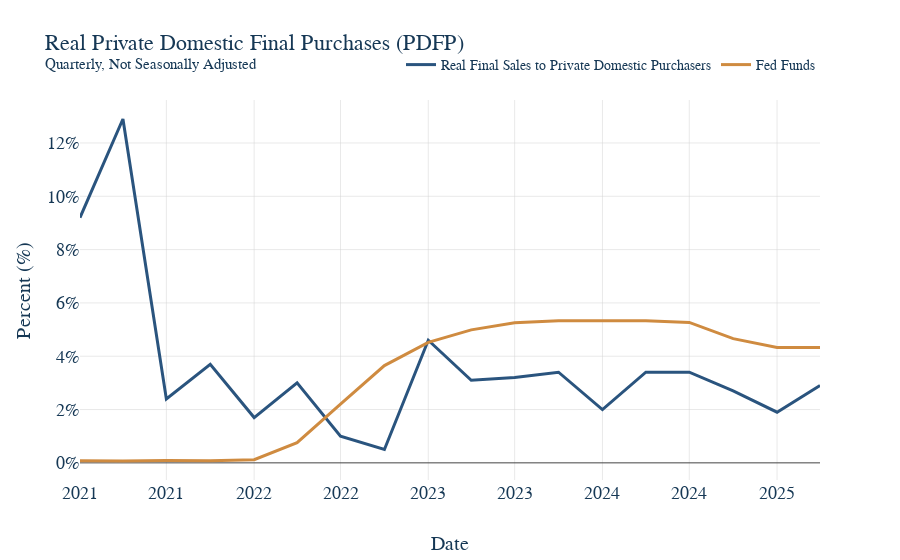

Write notebook code for a chart like this one.
### Markdown cell above
5. Now that all our data is ready, make the graph and have it save itself as a .html file to graph_output whenver the notebooks is rerun. The name of the file should exactly match the notebook name. For instance, this file "example.ipynb" produces the graph "example.html." Nice work, you made a graph!

### Code cell
# First make the figure
fig = go.Figure()


# Loop the columns of the dataframe and plot each as a separate trace
for col in joined_df.columns:
    fig.add_trace(
        go.Scatter(
            x=joined_df.index,
            y=joined_df[col],
            mode='lines',
            name=col
        )
    )

# Update the titles, using the html tage <sup> for a subtitle 
fig.update_layout(
    title = dict(text = 'Real Private Domestic Final Purchases (PDFP) <br><sup>Quarterly, Not Seasonally Adjusted </sup>',
    font = dict(size=22)
    ),
    xaxis_title="Date",
    yaxis_title="Percent (%)",
)

fig.update_layout(
    xaxis_title=dict(
        text="Date",
        font=dict(size=20)
    ),
)

fig.update_layout(
    yaxis_title=dict(
        text="Percent (%)",
        font=dict(size=20)
    ),
)


# This is graph specific, but here we want the y-axis to be percent signs 
fig.update_yaxes(
    tickformat=".2f%",
    ticksuffix="%"
)

# Again, graph specific, we have a mutliyear series and want tick marks to be years
fig.update_xaxes(
    type='date',
    tickformat='%Y',
)

fig.update_layout(
    legend=dict(
        font=dict(size=14)  # Default is usually 12-14
    )
)

#ut.add_end_labels(fig = fig)

# Show our figure (Dimensions may be off on different screen sizes)
fig.show()

# This should be the same for EVERY GRAPH!
# Save it to the graph_output folder with the name matching the file, as HTML
fig.write_html(GRAPH_OUTPUT_PATH / f"{GRAPH_NAME}.html")

### Figure 1 — Plotly figure (JSON) as saved in the notebook; plotly's stock layout.template omitted (floating-point values rounded to 4 significant figures)
{"data": [{"mode": "lines", "name": "Real Final Sales to Private Domestic Purchasers", "type": "scatter", "x": ["2021-01-01T00:00:00", "2021-04-01T00:00:00", "2021-07-01T00:00:00", "2021-10-01T00:00:00", "2022-01-01T00:00:00", "2022-04-01T00:00:00", "2022-07-01T00:00:00", "2022-10-01T00:00:00", "2023-01-01T00:00:00", "2023-04-01T00:00:00", "2023-07-01T00:00:00", "2023-10-01T00:00:00", "2024-01-01T00:00:00", "2024-04-01T00:00:00", "2024-07-01T00:00:00", "2024-10-01T00:00:00", "2025-01-01T00:00:00", "2025-04-01T00:00:00"], "y": [9.2, 12.9, 2.4, 3.7, 1.7, 3.0, 1.0, 0.5, 4.6, 3.1, 3.2, 3.4, 2.0, 3.4, 3.4, 2.7, 1.9, 2.9]}, {"mode": "lines", "name": "Fed Funds", "type": "scatter", "x": ["2021-01-01T00:00:00", "2021-04-01T00:00:00", "2021-07-01T00:00:00", "2021-10-01T00:00:00", "2022-01-01T00:00:00", "2022-04-01T00:00:00", "2022-07-01T00:00:00", "2022-10-01T00:00:00", "2023-01-01T00:00:00", "2023-04-01T00:00:00", "2023-07-01T00:00:00", "2023-10-01T00:00:00", "2024-01-01T00:00:00", "2024-04-01T00:00:00", "2024-07-01T00:00:00", "2024-10-01T00:00:00", "2025-01-01T00:00:00", "2025-04-01T00:00:00"], "y": [0.08, 0.07, 0.09, 0.08, 0.12, 0.76, 2.2, 3.65, 4.52, 4.99, 5.26, 5.33, 5.33, 5.33, 5.27, 4.66, 4.33, 4.33]}], "layout": {"legend": {"font": {"size": 14}}, "title": {"font": {"size": 22}, "text": "Real Private Domestic Final Purchases (PDFP) <br><sup>Quarterly, Not Seasonally Adjusted </sup>"}, "xaxis": {"tickformat": "%Y", "title": {"font": {"size": 20}, "text": "Date"}, "type": "date"}, "yaxis": {"tickformat": ".2f%", "ticksuffix": "%", "title": {"font": {"size": 20}, "text": "Percent (%)"}}}}
